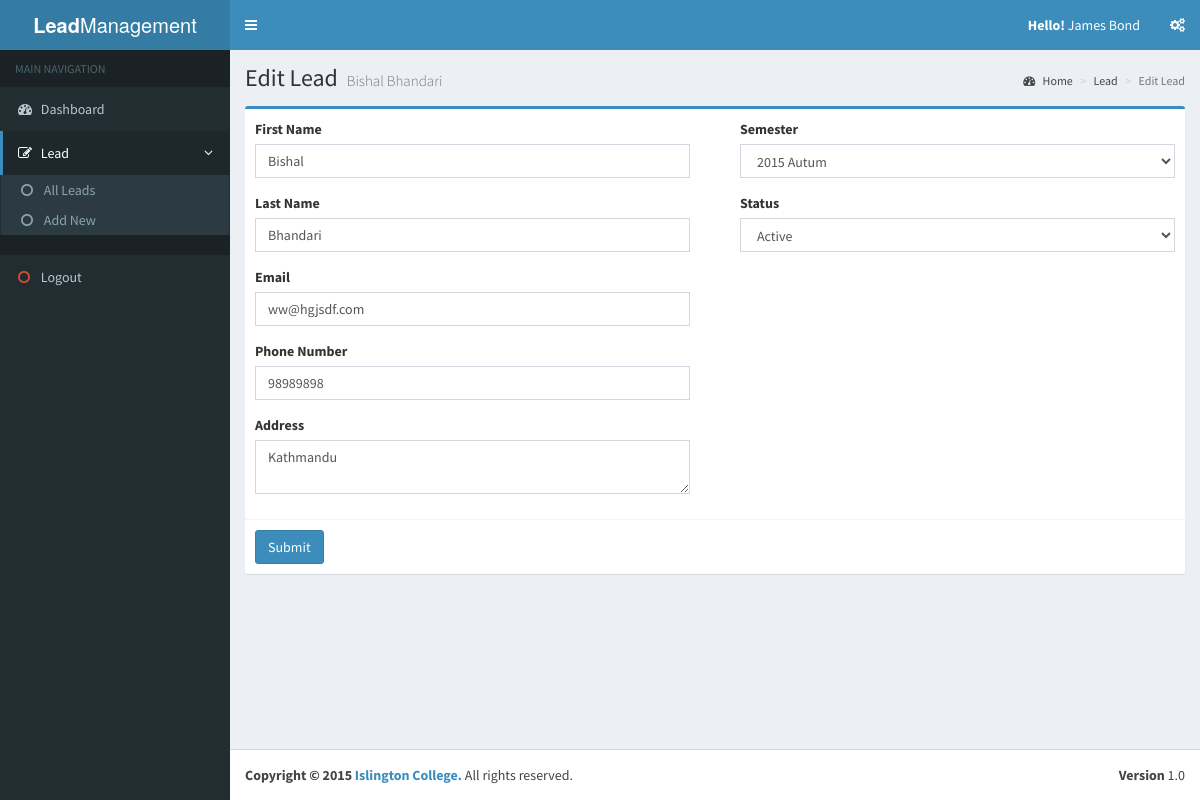
Screenshot of /lead/edit/1 (signed in) with the database file from the repository.
### tables this page shows
CREATE TABLE IF NOT EXISTS `lead` (
`id` int(11) NOT NULL,
  `first_name` varchar(50) NOT NULL,
  `last_name` varchar(50) NOT NULL,
  `email` varchar(50) NOT NULL,
  `phone` varchar(15) NOT NULL,
  `address` text NOT NULL,
  `status_id` int(11) NOT NULL,
  `semester_id` int(11) NOT NULL,
  `is_active` int(1) NOT NULL,
  `is_student` int(1) NOT NULL,
  `managed_by` int(11) NOT NULL,
  `created_at` date NOT NULL,
  `updated_at` date NOT NULL
);

CREATE TABLE IF NOT EXISTS `semester` (
`id` int(11) NOT NULL,
  `year` varchar(10) NOT NULL,
  `name` varchar(20) NOT NULL
);

CREATE TABLE IF NOT EXISTS `status` (
`id` int(11) NOT NULL,
  `title` varchar(20) NOT NULL
);

### application/controller/lead.php (called while the page is built, shortened)
<?php
class Lead extends Controller
{
    public function __construct(){
        $this->status = $this->model->getStatus();
        $this->semester = $this->model->getSemester();
    }
    public function edit( $lead_id = 0 ){
        $lead = $this->model->getLeadBy( 'id', $lead_id );
        require APP . 'view/_templates/header.php';
        require APP . 'view/lead/edit.php';
        require APP . 'view/_templates/footer.php';
    }
}

### public/index.php (called while the page is built, shortened)
<?php
require APP . 'core/controller.php';
$app = new Application();

### application/model/model.php (called while the page is built, shortened)
<?php
class Model
{
    function __construct($db)
    {
        try {
            $this->db = $db;
        } catch (PDOException $e) {
            exit('Database connection could not be established.');
        }
    }
    public function getStatus( $key='', $value='' ){
        $where = '';
        $sql = "SELECT * FROM status " . $where;
        $query = $this->db->prepare($sql);
        $query->execute();
        return $query->fetchAll();
    }
    public function getSemester(){
        $sql = "SELECT * FROM semester";
        $query = $this->db->prepare($sql);
        $query->execute();
        return $query->fetchAll();
    }
    public function getLeadBy( $key = '', $value = '' ){
        $where = '';
        if( !empty( $key ) && !empty( $value ) ){
            $where = 'WHERE '.$key.' = \''.$value.'\'';
        }
        $sql = "SELECT * FROM lead " . $where;
        $query = $this->db->prepare($sql);
        $query->execute();
        return $query->fetchAll(PDO::FETCH_ASSOC);
    }
}

### application/core/controller.php (called while the page is built, shortened)
<?php
class Controller
{
    public $db = null;
    private function openDatabaseConnection()
    {
        $options = array(PDO::ATTR_DEFAULT_FETCH_MODE => PDO::FETCH_OBJ, PDO::ATTR_ERRMODE => PDO::ERRMODE_WARNING);
        $this->db = new PDO(DB_TYPE . ':host=' . DB_HOST . ';dbname=' . DB_NAME . ';charset=' . DB_CHARSET, DB_USER, DB_PASS, $options);
    }
    public function loadModel()
    {
        require APP . 'model/model.php';
        $this->model = new Model($this->db);
    }
}

### application/view/lead/edit.php (the view, shortened to what this page needs)
<?php
if( isset( $_data ) ){
  extract( $_data );
}
?>
<div class="content-wrapper">
  <section class="content-header">
    <h1>
      Edit Lead
      <?php if( isset( $first_name ) && isset( $last_name ) ) {
        echo '<small>'. $first_name . ' ' . $last_name .'</small>';
      }
      ?>
    </h1>
    <ol class="breadcrumb">
      <li><a href="<?php echo URL; ?>dashboard"><i class="fa fa-dashboard"></i> Home</a></li>
      <li><a href="<?php echo URL; ?>lead">Lead</a></li>
      <li class="active">Edit Lead</li>
    </ol>
  </section>
  <section class="content">
    <div class="row">
      <div class="col-md-12">
        <div class="box box-primary">
          <form id="add-counselor" role="form" method="POST" action="">
            <div class="row">
              <div class="col-md-6">
                <div class="box-body">
                  <div class="form-group">
                    <label for="first_name">First Name</label>
                    <input type="text" class="form-control" id="first_name" name="first_name" placeholder="Enter First Name" value="<?php echo ( isset( $first_name ) ) ? $first_name : ''; ?>">
                  </div>
                  <div class="form-group">
                    <label for="last_name">Last Name</label>
                    <input type="text" class="form-control" id="last_name" name="last_name" placeholder="Enter Last Name" value="<?php echo ( isset( $last_name ) ) ? $last_name : ''; ?>">
                  </div>
                  <div class="form-group">
                    <label for="email">Email</label>
                    <input type="email" class="form-control" id="email" name="email" placeholder="Enter Email Address" value="<?php echo ( isset( $email ) ) ? $email : ''; ?>">
                  </div>
                  <div class="form-group">
                    <label for="phone_no">Phone Number</label>
                    <input type="phone" class="form-control" id="phone_no" name="phone_no" placeholder="Enter Phone Number" value="<?php echo ( isset( $phone ) ) ? $phone : ''; ?>">
                  </div>
                  <div class="form-group">
                    <label for="address">Address</label>
                    <textarea class="form-control" id="address" name="address" placeholder="Enter Address"><?php echo ( isset( $address ) ) ? $address : ''; ?></textarea>
                  </div>
                </div>
              </div>
              <div class="col-md-6">
                <div class="box-body">
                  <?php
                  if( count( $this->semester ) > 0 ){ ?>
                    <div class="form-group">
                      <label>Semester</label>
                      <select class="form-control" name="semester">
                        <?php foreach( $this->semester as $_semester ){
                          ?>
                          <option value="<?php echo $_semester->id; ?>" <?php if( isset( $semester_id ) && $semester_id==$_semester->id ) echo 'selected="selected"'; ?>><?php echo $_semester->year.' '.$_semester->name; ?></option>
                          <?php
                        }
                        ?>
                      </select>
                    </div>
                  <?php }
                  ?>
                  <?php if( count( $this->status ) > 0 ){ ?>
                    <div class="form-group">
                      <label>Status</label>
                      <select class="form-control" name="status">
                        <?php foreach( $this->status as $_status ){
                          ?>
                          <option value="<?php echo $_status->id; ?>" <?php if( isset( $status_id ) && $status_id==$_status->id ) echo 'selected="selected"'; ?>><?php echo $_status->title; ?></option>
                          <?php
                        }
                        ?>
                      </select>
                    </div>
                  <?php } ?>
                </div>
              </div>
            </div>
            <div class="box-footer">
              <button type="submit" class="btn btn-primary">Submit</button>
            </div>
          </form>
        </div>
      </div>
    </div>
  </section>
</div>

### rows the page displays
lead: first_name "Bishal", last_name "Bhandari", email "ww@hgjsdf.com", phone_no "98989898", address "Kathmandu", semester "2015 Autum", status "Active"

### other values shown
$_SESSION['user_info']->first_name "James"
$_SESSION['user_info']->last_name "Bond"
